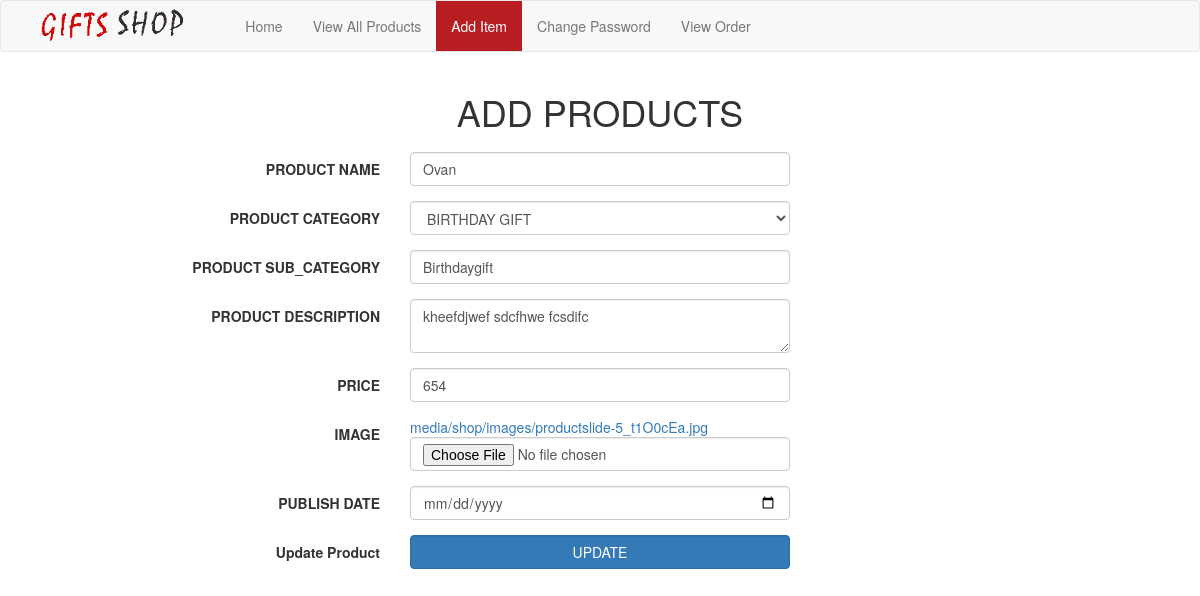
/editproduct/2, run on the app's committed database.
### mycart/models.py (models this page shows, shortened)
class Product(models.Model):
	GIFT_CHOICES = [
    ('babygift','BABYGIFT'),
    ('birthdaygift', 'BIRTHDAYGIFT'),
    ('accentsgift','ACCENTSGIFT'),
    ('cristamgift','CRISTAMGIFT'),
    ('toysgift','TOYSGIFT'),
    ('valentinegift','VALENTINEGIFT'),
    ('artificialgift','ARTIFICIALGIFT'),
    ('giftforher','GIFTFORHER'),
    ('giftforhim','GIFTFORHIM'),
]
	product_name = models.CharField(max_length=100,null=True)
	desc = models.CharField(max_length=1000,null=True)
	category = models.CharField(max_length=100, choices=GIFT_CHOICES,default='babygift')
	subcategory = models.CharField(max_length=100,null=True)
	price = models.IntegerField(null=True)
	Image = models.ImageField(upload_to="shop/images",null=True)
	pub_date = models.DateField()

### mycart/views.py (the view, shortened to what this page needs)
# urls.py: path('editproduct/<id>', views.editproduct,name='editproduct'),
def editproduct(request,id):
	product=Product.objects.get(pk=id)
	return render(request,'editproduct.html',{'i':product})

### templates/editproduct.html (shortened to what this page needs)
{% load static %}
<!DOCTYPE html>
<html lang="en">
<head>
  <link rel="stylesheet" href="https://maxcdn.bootstrapcdn.com/bootstrap/3.4.0/css/bootstrap.min.css">
<link href="//netdna.bootstrapcdn.com/bootstrap/3.2.0/css/bootstrap.min.css" rel="stylesheet" id="bootstrap-css">
</head>
<body>
  <nav class="navbar navbar-default">
  <div class="container-fluid">
    <div class="navbar-header">
      <a href="index.html"><img style="height: 50px;" src="{% static 'images/logo2.png' %}" alt="" /></a>
    </div>
    <ul class="nav navbar-nav">
      <li><a href="/">Home</a></li>
      <li><a href="{% url 'viewallproduct' %}">View All Products</a></li>
      <li class="active"><a style="background-color: #B81D22 !important; color:white;" href="{% url 'addproduct' %}">Add Item</a></li>
      <li><a href="#">Change Password</a></li>
      <li><a href="#">View Order</a></li>
    </ul>
  </div>
</nav>
<form class="form-horizontal" action="" method="POST" enctype="multipart/form-data">
<fieldset>
<center><h1 style="margin-bottom: 20px;">ADD PRODUCTS</h1></center>
{% if i %}
<div class="form-group">
  <label class="col-md-4 control-label" for="product_name">PRODUCT NAME</label>
  <div class="col-md-4">
  <input id="product_name" name="product_name" placeholder="PRODUCT NAME" class="form-control input-md" required="" type="text" value="{{i.product_name}}">
  </div>
</div>
<div class="form-group">
  <label class="col-md-4 control-label" for="category">PRODUCT CATEGORY</label>
  <div class="col-md-4">
   <select id="percentage_discount" name="category" class="form-control input-md" required="">
    <option value="birthdaygift" {% if i.category == 'birthdaygift' %} selected {% endif %}>BIRTHDAY GIFT</option>
  </select>
  </div>
</div>
<div class="form-group">
  <label class="col-md-4 control-label" for="sub_category">PRODUCT SUB_CATEGORY</label>
  <div class="col-md-4">
    <input id="product_name" name="subcategory" placeholder="PRODUCT SUB_CATEGORY" class="form-control input-md" required="" type="text" value="{{i.subcategory}}">
  </div>
</div>
<div class="form-group">
  <label class="col-md-4 control-label" for="product_description">PRODUCT DESCRIPTION</label>
  <div class="col-md-4">
    <textarea class="form-control" id="product_description" name="product_description">{{i.desc}}</textarea>
  </div>
</div>
<div class="form-group">
  <label class="col-md-4 control-label" for="">PRICE</label>
  <div class="col-md-4">
    <input id="product_name" name="price" placeholder="product_description " class="form-control input-md" required="" type="number" value="{{i.price}}">
  </div>
</div>
<div class="form-group">
  <label class="col-md-4 control-label" for="">IMAGE</label>
  <div class="col-md-4">
    <a href="/media/{{i.Image}}">media/{{i.Image}}</a>
    <input id="filebutton" name="image" class="form-control input-md input-file" type="file" value="/media/{{i.Image}}">
  </div>
</div>
<div class="form-group">
  <label class="col-md-4 control-label" for="">PUBLISH DATE</label>
  <div class="col-md-4">
    <input id="product_name" name="pub_date" class="form-control input-md" required="" type="date" value="{{i.Pub_date}}">
  </div>
</div>
{% endif %}
<div class="form-group">
  <label class="col-md-4 control-label" for="singlebutton">Update Product</label>
  <div class="col-md-4">
    <button id="singlebutton" name="add" class="btn btn-primary form-control">UPDATE</button>
  </div>
  </div>
</fieldset>
</form>
</body>
</html>

### data on the page
Product: product_name "Ovan", category "BIRTHDAY GIFT", subcategory "Birthdaygift", product_description "kheefdjwef sdcfhwe fcsdifc", price "654", Image "shop/images/productslide-5_t1O0cEa.jpg"
